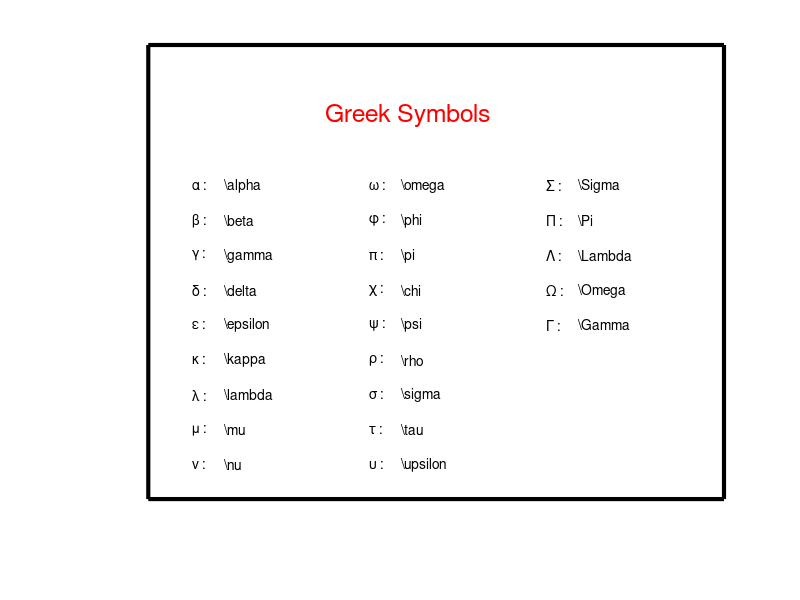

Here is the MATLAB script that generated this plot:
% Script File: ShowGreek
% How to produce Greek letters.

close all
figure
axis off
hold on
fill([-1 12 12 -1 -1],[-1 -1 12 12 -1],'w')
plot([-1 12 12 -1 -1],[-1 -1 12 12 -1],'k','Linewidth',3)

text(3,10,'Greek Symbols','color','r','FontSize',18)
x = 0; x1 = x+.7;
y = 4; y1 = y+.7;
z = 8; z1 = z+.7;


text(x,8,'\alpha :');   text(x1,8,'\\alpha');  
text(x,7,'\beta :');    text(x1,7,'\\beta');
text(x,6,'\gamma :');   text(x1,6,'\\gamma')
text(x,5,'\delta :');   text(x1,5,'\\delta')
text(x,4,'\epsilon :'); text(x1,4,'\\epsilon')
text(x,3,'\kappa :');   text(x1,3,'\\kappa')
text(x,2,'\lambda :');  text(x1,2,'\\lambda')
text(x,1,'\mu :');      text(x1,1,'\\mu')
text(x,0,'\nu :');      text(x1,0,'\\nu')

text(y,8,'\omega :');   text(y1,8,'\\omega')
text(y,7,'\phi :');     text(y1,7,'\\phi')
text(y,6,'\pi :');      text(y1,6,'\\pi')
text(y,5,'\chi :');     text(y1,5,'\\chi')
text(y,4,'\psi :');     text(y1,4,'\\psi')
text(y,3,'\rho :');     text(y1,3,'\\rho')
text(y,2,'\sigma :');   text(y1,2,'\\sigma')
text(y,1,'\tau :');     text(y1,1,'\\tau')
text(y,0,'\upsilon :'); text(y1,0,'\\upsilon')


text(z,8,'\Sigma :');   text(z1,8,'\\Sigma')
text(z,7,'\Pi :');      text(z1,7,'\\Pi')
text(z,6,'\Lambda :');  text(z1,6,'\\Lambda')
text(z,5,'\Omega :');   text(z1,5,'\\Omega')
text(z,4,'\Gamma :');   text(z1,4,'\\Gamma')

shg







